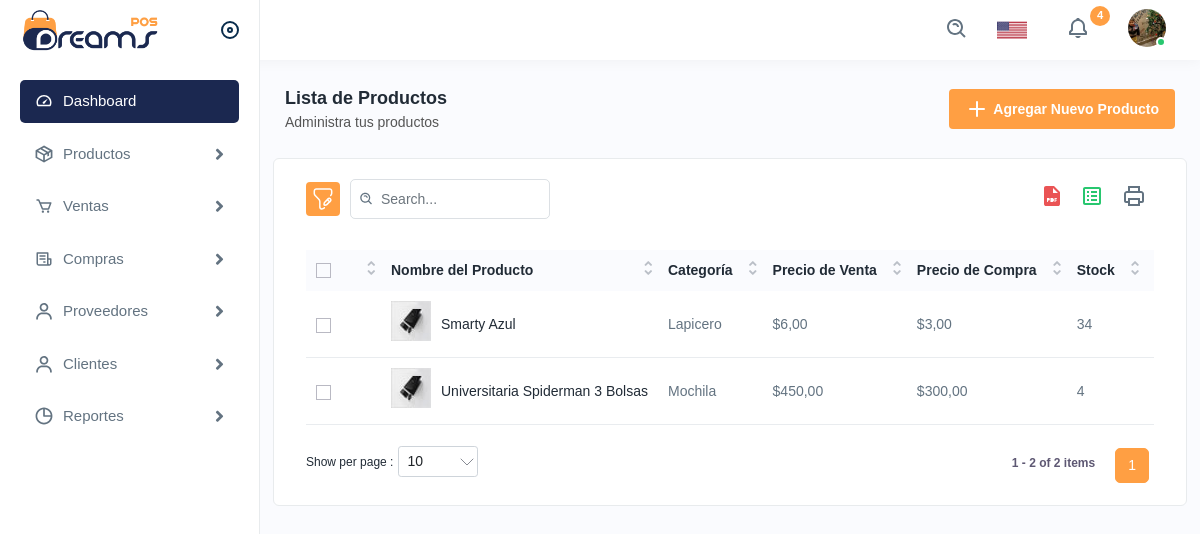
Page /list/product/ on the earlier database version.
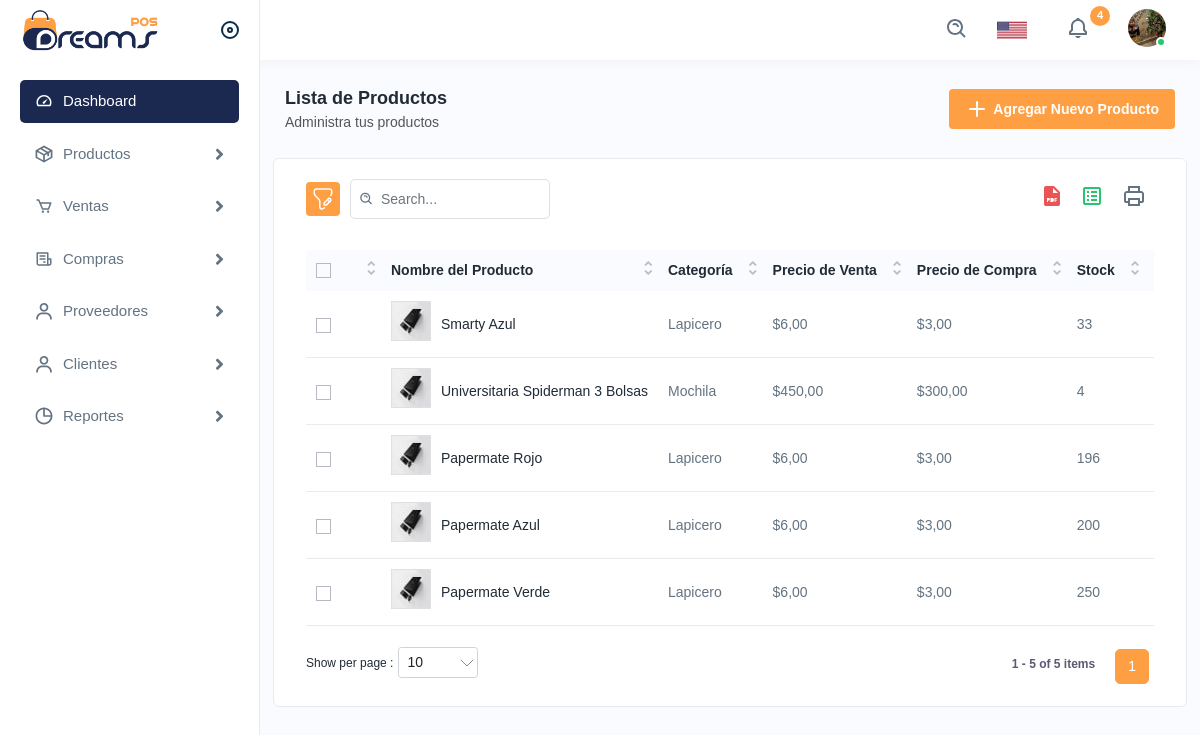
Same page on the later database version.
### backend/models.py (models this page shows, shortened)
class Producto(models.Model):
    nombre = models.CharField(max_length=100)
    precio_venta = models.DecimalField(max_digits=10, decimal_places=2)
    precio_compra = models.DecimalField(max_digits=10, decimal_places=2)
    descripcion = models.TextField(blank=True, null=True)
    stock_minimo = models.IntegerField()
    stock = models.IntegerField()
    ultima_actualizacion = models.DateTimeField(auto_now_add=True)
    categoria = models.ForeignKey(Categoria, on_delete=models.CASCADE)
    proveedores = models.ManyToManyField(Proveedor, through='ProductoProveedor')
    imagen = models.ImageField(upload_to='productos/', blank=True, null=True)

class Categoria(models.Model):
    nombre = models.CharField(max_length=100)
    descripcion = models.TextField(blank=True, null=True)
    created_by = models.ForeignKey(User, on_delete=models.CASCADE)
    imagen = models.ImageField(upload_to='categorias/', blank=True, null=True)

### backend/views.py (the view)
# urls.py: path('list/product/', ProductoListView.as_view(), name='list_product'),
class ProductoListView(ListView):
    model = Producto
    template_name = 'dashboard/list_products.html'
    context_object_name = 'productos'

### backend/templatetags/custom_filters.py (called while the page is built)
@register.filter
def unique_categories(productos):
    return {producto.categoria.nombre for producto in productos}

### backend/templates/dashboard/list_products.html (shortened to what this page needs)
{% extends 'base.html' %}
{% load static %}
{% load widget_tweaks %}
{% load custom_filters %}
{% block content %}
<div class="page-header">
    <div class="page-title">
      <h4>Lista de Productos</h4>
      <h6>Administra tus productos</h6>
    </div>
    <div class="page-btn">
      <a href="{% url 'create_product' %}" class="btn btn-added">
        <img src="{% static 'assets/img/icons/plus.svg' %}" alt="img" class="me-1" />
        Agregar Nuevo Producto
      </a>
    </div>
</div>
<div class="card">
    <div class="card-body">
      <div class="table-top">
        <div class="search-set">
          <div class="search-path">
            <a class="btn btn-filter" id="filter_search">
              <img src="{% static 'assets/img/icons/filter.svg' %}" alt="img" />
            </a>
          </div>
          <div class="search-input">
            <a class="btn btn-searchset"
              ><img src="{% static 'assets/img/icons/search-white.svg' %}" alt="img"
            /></a>
          </div>
        </div>
        <div class="wordset">
          <ul>
            <li>
              <a
                data-bs-toggle="tooltip"
                data-bs-placement="top"
                title="pdf"
                ><img src="{% static 'assets/img/icons/pdf.svg' %}" alt="img"
              /></a>
            </li>
            <li>
              <a
                data-bs-toggle="tooltip"
                data-bs-placement="top"
                title="excel"
                ><img src="{% static 'assets/img/icons/excel.svg' %}" alt="img"
              /></a>
            </li>
            <li>
              <a
                data-bs-toggle="tooltip"
                data-bs-placement="top"
                title="print"
                ><img src="{% static 'assets/img/icons/printer.svg' %}" alt="img"
              /></a>
            </li>
          </ul>
        </div>
      </div>
      <div class="table-responsive">
        <table class="table datanew">
          <thead>
            <tr>
              <th>
                <label class="checkboxs">
                  <span class="checkmarks"></span>
                </label>
              </th>
              <th>Nombre del Producto</th>
              <th>Categoría</th>
              <th>Precio de Venta</th>
              <th>Precio de Compra</th>
              <th>Stock</th>
              <th>Acciones</th>
            </tr>
          </thead>
          <tbody>
            {% for producto in productos %}
            <tr>
              <td>
                <label class="checkboxs">
                  <span class="checkmarks"></span>
                </label>
              </td>
              <td class="productimgname">
                <a href="javascript:void(0);" class="product-img">
                  <img
                    src="{% static 'assets/img/product/product1.jpg' %}" alt="product"
                  />
                </a>
                <a href="javascript:void(0);">{{ producto.nombre }}</a>
              </td>
              <td>{{ producto.categoria.nombre }}</td>
              <td>${{ producto.precio_venta }}</td>
              <td>${{ producto.precio_compra }}</td>
              <td>{{ producto.stock }}</td>
              <td>
              </td>
            </tr>
            {% empty %}
            <tr>
              <td colspan="6">No se encontraron productos.</td>
            </tr>
            {% endfor %}
          </tbody>
        </table>
      </div>
    </div>
</div>
{% endblock content %}

### backend/templates/base.html (shortened to what this page needs)
{% load static %}
<!DOCTYPE html>
<html lang="en">
  <head>
    <link rel="stylesheet" href="{% static 'assets/css/bootstrap.min.css' %}" />
    <link rel="stylesheet" href="{% static 'assets/css/animate.css' %}" />
    <link rel="stylesheet" href="{% static 'assets/plugins/select2/css/select2.min.css' %}">
    <link rel="stylesheet" href="{% static 'assets/css/dataTables.bootstrap4.min.css' %}" />
    <link rel="stylesheet" href="{% static 'assets/plugins/owlcarousel/owl.carousel.min.css' %}">
    <link
      rel="stylesheet"
      href="{% static 'assets/plugins/fontawesome/css/fontawesome.min.css' %}"
    />
    <link rel="stylesheet" href="{% static 'assets/plugins/fontawesome/css/all.min.css' %}" />
    <link rel="stylesheet" href="{% static 'assets/css/style.css' %}" />
  </head>
  <body>
    <div class="main-wrapper">
      <div class="header">
        <div class="header-left active">
          <a href="index.html" class="logo">
            <img src="{% static 'assets/img/logo.png' %}" alt="" />
          </a>
          <a id="toggle_btn" href="javascript:void(0);"> </a>
        </div>
        <ul class="nav user-menu">
          <li class="nav-item">
            <div class="top-nav-search">
              <form action="#">
                <a class="btn" id="searchdiv"
                  ><img src="{% static 'assets/img/icons/search.svg' %}" alt="img"
                /></a>
              </form>
            </div>
          </li>
          <li class="nav-item dropdown has-arrow flag-nav">
            <a
              class="nav-link dropdown-toggle"
              data-bs-toggle="dropdown"
              href="javascript:void(0);"
              role="button"
            >
              <img src="{% static 'assets/img/flags/us1.png' %}" alt="" height="20" />
            </a>
          </li>
          <li class="nav-item dropdown">
            <a
              href="javascript:void(0);"
              class="dropdown-toggle nav-link"
              data-bs-toggle="dropdown"
            >
              <img src="{% static 'assets/img/icons/notification-bing.svg' %}" alt="img" />
              <span class="badge rounded-pill">4</span>
            </a>
          </li>
          <li class="nav-item dropdown has-arrow main-drop">
            <a
              href="javascript:void(0);"
              class="dropdown-toggle nav-link userset"
              data-bs-toggle="dropdown"
            >
              <span class="user-img"
                ><img src="{% static 'assets/img/profiles/avator1.jpg' %}" alt="" />
                <span class="status online"></span
              ></span>
            </a>
          </li>
        </ul>
      </div>
      <div class="sidebar" id="sidebar">
        <div class="sidebar-inner slimscroll w-100">
          <div id="sidebar-menu" class="sidebar-menu">
            <ul>
              <li class="active">
                <a href="{% url 'dashboard' %}"
                  ><img src="{% static 'assets/img/icons/dashboard.svg' %}" alt="img" /><span>
                    Dashboard</span
                  >
                </a>
              </li>
              <li class="submenu">
                <a href="javascript:void(0);"
                  ><img src="{% static 'assets/img/icons/product.svg' %}" alt="img" /><span>
                    Productos</span
                  >
                  <span class="menu-arrow"></span
                ></a>
              </li>
              <li class="submenu">
                <a href="javascript:void(0);"
                  ><img src="{% static 'assets/img/icons/sales1.svg' %}" alt="img" /><span>
                    Ventas</span
                  >
                  <span class="menu-arrow"></span
                ></a>
              </li>
              <li class="submenu">
                <a href="javascript:void(0);"
                  ><img src="{% static 'assets/img/icons/purchase1.svg' %}" alt="img" /><span>
                    Compras</span
                  >
                  <span class="menu-arrow"></span
                ></a>
              </li>
              <li class="submenu">
                <a href="javascript:void(0);"
                  ><img src="{% static 'assets/img/icons/users1.svg' %}" alt="img" /><span>
                    Proveedores</span
                  >
                  <span class="menu-arrow"></span
                ></a>
              </li>
              <li class="submenu">
                <a href="javascript:void(0);"
                  ><img src="{% static 'assets/img/icons/users1.svg' %}" alt="img" /><span>
                    Clientes</span
                  >
                  <span class="menu-arrow"></span
                ></a>
              </li>
              <li class="submenu">
                <a href="javascript:void(0);"
                  ><img src="{% static 'assets/img/icons/time.svg' %}" alt="img" /><span>
                    Reportes</span
                  >
                  <span class="menu-arrow"></span
                ></a>
              </li>
            </ul>
          </div>
        </div>
      </div>
      <div class="page-wrapper">
        <div class="content">
            <div class="row">
            {% block content %}
            {% endblock content %}
            </div>
        </div>
      </div>
    </div>
  </body>
</html>

Differences in the rows shown:
changed Producto "Smarty Azul": stock "34" → "33"
added Producto: nombre "Papermate Rojo", categoria.nombre "Lapicero", precio_venta "6,00", precio_compra "3,00", stock "196"
added Producto: nombre "Papermate Azul", categoria.nombre "Lapicero", precio_venta "6,00", precio_compra "3,00", stock "200"
added Producto: nombre "Papermate Verde", categoria.nombre "Lapicero", precio_venta "6,00", precio_compra "3,00", stock "250"
Other differences:
text written by a page script: "1 1 - 2 of 2 items" → "1 1 - 5 of 5 items"
